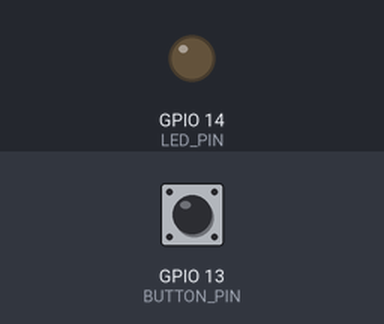
Simulated run of this sketch. Board: ESP8266 (NodeMCU). Parts: output pins drawn as LEDs (lit = HIGH). The test bench sets the inputs (shaded band); at power-on: GPIO 13 (BUTTON_PIN) HIGH. WiFi joins after 1.5 s; servers stay silent unless stated; what the sketch prints to the serial monitor is not drawn.

Above: at 1.75 s.
At 5.37 s:
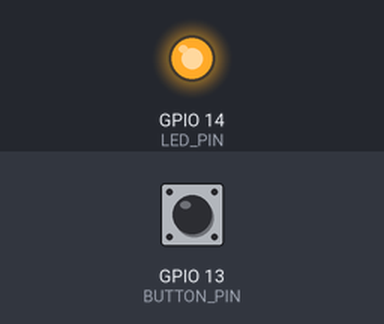
Timing chart, 0 to 5.7 s (numbered marks = the images above):
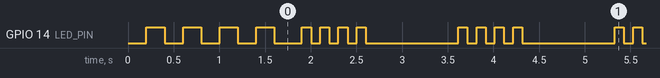

Measured:
- by itself, GPIO 14 (LED_PIN): moves between LOW and HIGH, repeating every 22.3 s
- by itself, everything shown: repeats every 1.7 s, in 4 steps

The sketch:

button.ino
```cpp
#include <ESP8266WiFi.h>
#include <pitches.h>

#define BUTTON_PIN 13
#define TONE_PIN 12
#define LED_PIN 14

int port = 8080;  //Port number
WiFiClient client;
const char* server_address = "10.42.0.1";
const int server_port = 8080;

// Server connect to WiFi Network
const char *ssid = "tableWifi";  //Enter your wifi SSID
const char *password = "1234Blumenk0hl";  //Enter your wifi Password

int speed = 30;
int connect_melody[] = {NOTE_C5, 0, NOTE_A4, NOTE_F4, NOTE_E5, END};
int connect_duration[] = {4,4,4,4,4,};
int client_connect_melody[] = {NOTE_F4, NOTE_C5, END};
int client_connect_duration[] = {4,4,};
int client_disconnect_melody[] = {NOTE_C5, NOTE_F4, END};
int client_disconnect_duration[] = {4,4,};

//=======================================================================
//                    Power on setup
//=======================================================================

void playMelody(int* melody,int* durations)
{
  for (int thisNote = 0; melody[thisNote]!=-1; thisNote++) {
    int noteDuration = speed*durations[thisNote];
    tone(TONE_PIN, melody[thisNote],noteDuration*.95);
    delay(noteDuration);
    noTone(TONE_PIN);
  }
}

void setup()
{
  pinMode(LED_PIN, OUTPUT); // LEDs

  Serial.begin(115200);

  pinMode(BUTTON_PIN,INPUT_PULLUP);  //Btn to send data
  Serial.println();

  WiFi.mode(WIFI_STA);
  WiFi.begin(ssid, password); //Connect to wifi

  // Wait for connection
  Serial.println("Connecting to Wifi");
  while (WiFi.status() != WL_CONNECTED) {
    delay(200);
    digitalWrite(LED_PIN, HIGH);
    Serial.print(".");
    delay(200);
    digitalWrite(LED_PIN, LOW);
  }

  Serial.println("");
  Serial.print("Connected to ");
  Serial.println(ssid);

  //playMelody(connect_melody, connect_duration);
}
//=======================================================================
//                    Loop
//=======================================================================

void loop()
{
  Serial.print("connecting to ");
  Serial.print(server_address);
  Serial.print(':');
  Serial.println(server_port);
  if (!client.connect(server_address, server_port)) {
    Serial.println("connection failed");
    delay(1000);
    digitalWrite(LED_PIN, HIGH);
    delay(1000);
    digitalWrite(LED_PIN, LOW);
    return;
  }

  if (client) {
    if(client.connected())
    {
      Serial.println("Client Connected");
      //playMelody(client_connect_melody, client_connect_duration);
      for (int i=0; i<4; i++)
      {
        delay(100);
        digitalWrite(LED_PIN, HIGH);
        delay(100);
        digitalWrite(LED_PIN, LOW);
      }
    }

    bool prev_button = 0;

    while(client.connected()){
      bool button_pressed = digitalRead(BUTTON_PIN); // 0 if pressed

      if(button_pressed == 0 and prev_button == 0) {
        digitalWrite(LED_PIN, HIGH);
        client.write("Pressed");
        prev_button = 1;
      }
      else if (button_pressed == 1 and prev_button == 1) {
        prev_button = 0;
        digitalWrite(LED_PIN, LOW);
        client.write("Released");
      }
      delay(10);
    }
    client.stop();
    Serial.println("Client disconnected");
    //playMelody(client_disconnect_melody, client_disconnect_duration);
  }

  // LEDs should still work even if no client is connected
  bool button_pressed = digitalRead(BUTTON_PIN); // 0 if pressed
  if(button_pressed == 0) {
    digitalWrite(LED_PIN, HIGH);
  }
  else {
    digitalWrite(LED_PIN, LOW);
  }
  delay(10);
}
//=======================================================================
```
